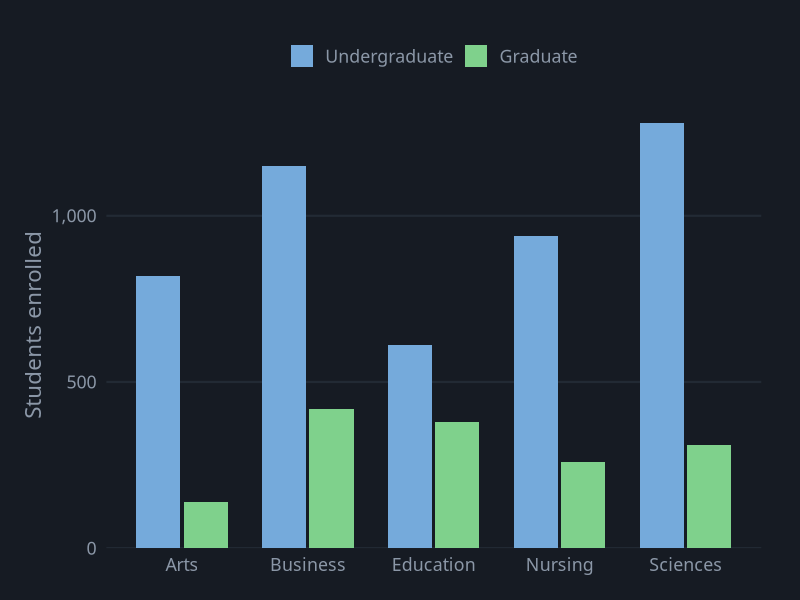
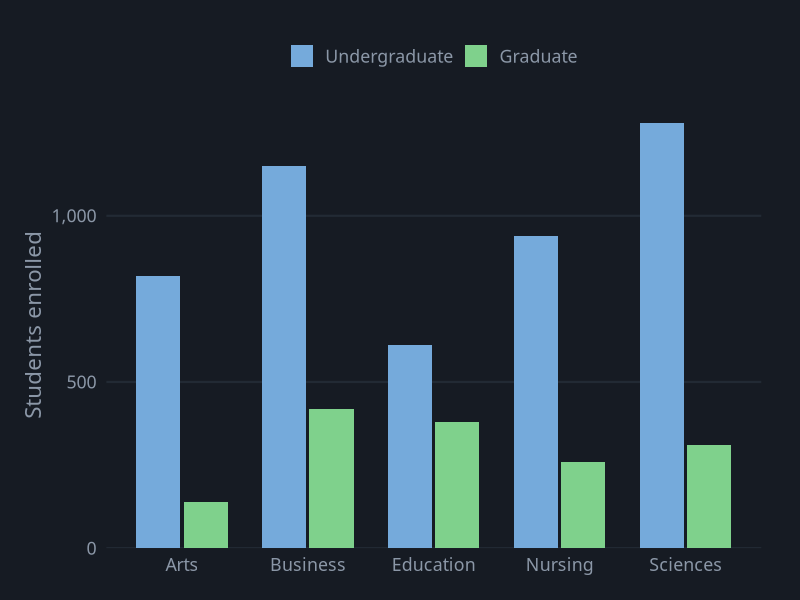

Reproduce these figures in R, in order.
# Grouped Bar Chart
# Question: How do undergraduate and graduate enrollments compare within each college?
# Put this script and groupedbar.csv in the same folder, then in RStudio choose
# Session > Set Working Directory > To Source File Location.

library(tidyverse)

# ---- Gallery look: dark background, soft gray text ----
font <- "IBM Plex Sans"   # use "sans" if IBM Plex Sans is not installed
ink  <- "#8B97A7"

theme_gallery <- function() {
  theme_minimal(base_size = 16, base_family = font) +
    theme(
      plot.background  = element_rect(fill = "#161B23", color = NA),
      panel.grid       = element_line(color = "#222A34"),
      panel.grid.minor = element_blank(),
      text             = element_text(color = ink),
      axis.text        = element_text(color = ink),
      legend.position  = "top",
      legend.title     = element_blank(),
      plot.margin      = margin(24, 28, 18, 18)
    )
}

df <- read_csv("groupedbar.csv", show_col_types = FALSE) |>
  mutate(level = fct_inorder(level))

p <- ggplot(df, aes(x = college, y = students, fill = level)) +
  geom_col(position = position_dodge(width = 0.75), width = 0.7) +
  scale_fill_manual(values = c("Undergraduate" = "#75AADB", "Graduate" = "#7FD18C")) +
  scale_y_continuous(labels = scales::comma, expand = expansion(mult = c(0, 0.05))) +
  labs(x = NULL, y = "Students enrolled") +
  theme_gallery() +
  theme(panel.grid.major.x = element_blank())

ggsave("groupedbar.png", p, width = 9, height = 6, dpi = 200)
p
